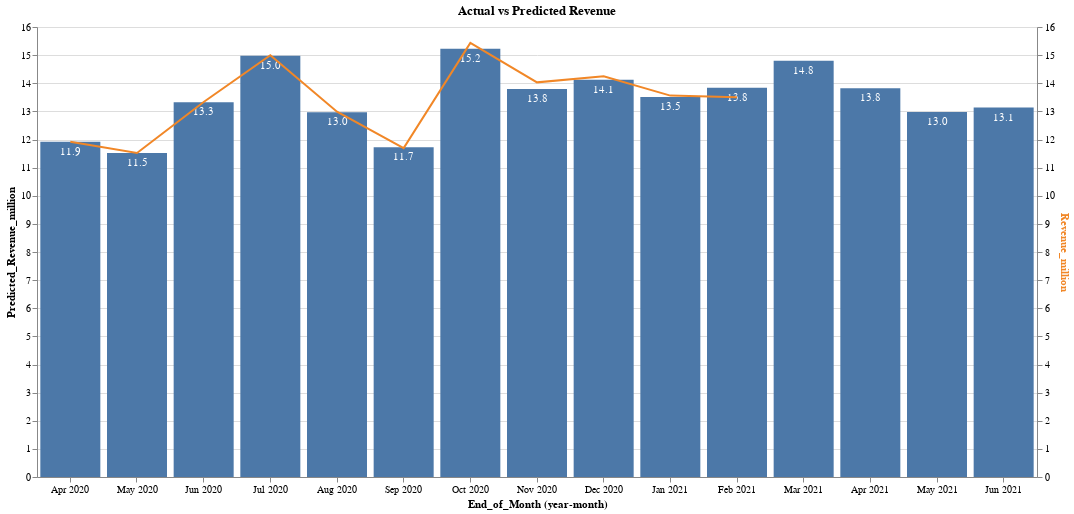

Notebook cell for this chart:
### Code cell
import altair as alt
#alt.themes.enable('fivethirtyeight') #default, latimes, ggplot2, fivethirtyeight, urbaninstitute
theme = alt.themes.enable('latimes')

source = final_merge_df.query('Relative_Snapshot_Month_Offset == 0').copy()
fontsize = 10
height = 450
width = 1000

x = 'yearmonth(End_of_Month):O'  # df['Importance'].astype(str)
y = 'Predicted_Revenue:Q'  # df['Feature'].astype(str)
y1 = 'Revenue:Q'
col = 'yearmonthdate(Snapshot_Date_Short):T' #.dt.date.astype(str) #'Snapshot_Date_Short'
title = "Actual vs Predicted Revenue"
ytransform ='datum.Predicted_Revenue / 1000000'
y1transform ='datum.Revenue / 1000000'

base = alt.Chart(source).encode(
        alt.X(x)
)

bars = base.mark_bar().encode(  #color='#5276A7', #fontSize=fontsize
    y='Predicted_Revenue_million:Q',
    tooltip=[alt.Tooltip(y, format=',.0f'),
             alt.Tooltip('End_of_Month', format='%b %Y')]
).transform_calculate(
  Predicted_Revenue_million=ytransform
)

line = base.mark_line(color='#F18727').encode(
    alt.Y('Revenue_million:Q', axis=alt.Axis(titleColor='#F18727')),
    tooltip=[alt.Tooltip(y1, format=',.0f'),
             alt.Tooltip('End_of_Month', format='%b %Y')]
).transform_calculate(
  Revenue_million=y1transform
).transform_filter(
  'datum.Relative_Offset < 0'
)
#'''
bars_text = bars.mark_text(
    align='center',
    baseline='bottom',
    #fontSize=fontsize,
    #dx=18,
    dy=15,  
    color='white'
).encode(
    text=alt.Text('Predicted_Revenue_million:Q', format=',.1f')
).transform_calculate(
  Predicted_Revenue_million=ytransform
)
#'''
alt_layers = alt.layer(bars + bars_text, line).resolve_scale(y='independent').properties(height=height, width=width, title=title)
alt_layers

### Figure 1 — Vega-Lite specification as saved in the notebook (floating-point values rounded to 4 significant figures)
{"usermeta": {"embedOptions": {"theme": "latimes"}}, "config": {"view": {"continuousWidth": 400, "continuousHeight": 300}}, "layer": [{"layer": [{"mark": "bar", "encoding": {"tooltip": [{"type": "quantitative", "field": "Predicted_Revenue", "format": ",.0f"}, {"type": "temporal", "field": "End_of_Month", "format": "%b %Y"}], "x": {"type": "ordinal", "field": "End_of_Month", "timeUnit": "yearmonth"}, "y": {"type": "quantitative", "field": "Predicted_Revenue_million"}}, "transform": [{"calculate": "datum.Predicted_Revenue / 1000000", "as": "Predicted_Revenue_million"}]}, {"mark": {"type": "text", "align": "center", "baseline": "bottom", "color": "white", "dy": 15}, "encoding": {"text": {"type": "quantitative", "field": "Predicted_Revenue_million", "format": ",.1f"}, "tooltip": [{"type": "quantitative", "field": "Predicted_Revenue", "format": ",.0f"}, {"type": "temporal", "field": "End_of_Month", "format": "%b %Y"}], "x": {"type": "ordinal", "field": "End_of_Month", "timeUnit": "yearmonth"}, "y": {"type": "quantitative", "field": "Predicted_Revenue_million"}}, "transform": [{"calculate": "datum.Predicted_Revenue / 1000000", "as": "Predicted_Revenue_million"}, {"calculate": "datum.Predicted_Revenue / 1000000", "as": "Predicted_Revenue_million"}]}]}, {"mark": {"type": "line", "color": "#F18727"}, "encoding": {"tooltip": [{"type": "quantitative", "field": "Revenue", "format": ",.0f"}, {"type": "temporal", "field": "End_of_Month", "format": "%b %Y"}], "x": {"type": "ordinal", "field": "End_of_Month", "timeUnit": "yearmonth"}, "y": {"type": "quantitative", "axis": {"titleColor": "#F18727"}, "field": "Revenue_million"}}, "transform": [{"calculate": "datum.Revenue / 1000000", "as": "Revenue_million"}, {"filter": "datum.Relative_Offset < 0"}]}], "data": {"name": "data-311268427d0edd2da336dc48fffce889"}, "height": 450, "resolve": {"scale": {"y": "independent"}}, "title": "Actual vs Predicted Revenue", "width": 1000, "$schema": "https://vega.github.io/schema/vega-lite/v4.8.1.json", "datasets": {"data-311268427d0edd2da336dc48fffce889": [{"Snapshot_Date_Short": "2021-03-31T00:00:00", "Relative_Offset": -11, "Predicted_Revenue": 11920000.0, "Relative_Snapshot_Month_Offset": 0, "End_of_Month": "2020-04-30T00:00:00", "Relative_Month_Offset": -11, "Pipeline": 11920000.0, "Pipeline_3M_Forward_Avg": 12260000.0, "Pipeline_3M_Rolling_Avg": 14180000.0, "Pipeline_6M_Forward_Avg": 12740000.0, "Pipeline_6M_Rolling_Avg": 14950000.0, "Current_Opp._Period_Value": 37950000.0, "Conversions": 10340000.0, "Pipeline_Trend": 35240000.0, "Pipeline_Trend_Monthly_Avg": 11750000.0, "Billable_Headcount": 588.6, "sp500": 2912.0, "Revenue": 11920000.0, "Revenue_Forecast": 11920000.0, "Predicted_Revenue_Variance": 7.451e-09, "Predicted_Revenue_Variance_Percent": 0.0, "Run_ID": "AutoML_4086e3de-492d-4e09-9b7d-57048dc6cf4e", "Forecast_Date": "2021-03-12T00:00:00"}, {"Snapshot_Date_Short": "2021-03-31T00:00:00", "Relative_Offset": -10, "Predicted_Revenue": 11520000.0, "Relative_Snapshot_Month_Offset": 0, "End_of_Month": "2020-05-31T00:00:00", "Relative_Month_Offset": -10, "Pipeline": 11520000.0, "Pipeline_3M_Forward_Avg": 13280000.0, "Pipeline_3M_Rolling_Avg": 13170000.0, "Pipeline_6M_Forward_Avg": 13330000.0, "Pipeline_6M_Rolling_Avg": 14200000.0, "Current_Opp._Period_Value": 41960000.0, "Conversions": 9394000.0, "Pipeline_Trend": 38630000.0, "Pipeline_Trend_Monthly_Avg": 12880000.0, "Billable_Headcount": 586.1, "sp500": 3044.0, "Revenue": 11520000.0, "Revenue_Forecast": 11520000.0, "Predicted_Revenue_Variance": 5.588e-09, "Predicted_Revenue_Variance_Percent": 0.0, "Run_ID": "AutoML_4086e3de-492d-4e09-9b7d-57048dc6cf4e", "Forecast_Date": "2021-03-12T00:00:00"}, {"Snapshot_Date_Short": "2021-03-31T00:00:00", "Relative_Offset": -9, "Predicted_Revenue": 13330000.0, "Relative_Snapshot_Month_Offset": 0, "End_of_Month": "2020-06-30T00:00:00", "Relative_Month_Offset": -9, "Pipeline": 13330000.0, "Pipeline_3M_Forward_Avg": 13770000.0, "Pipeline_3M_Rolling_Avg": 12260000.0, "Pipeline_6M_Forward_Avg": 13750000.0, "Pipeline_6M_Rolling_Avg": 13930000.0, "Current_Opp._Period_Value": 30370000.0, "Conversions": 11690000.0, "Pipeline_Trend": 39370000.0, "Pipeline_Trend_Monthly_Avg": 13120000.0, "Billable_Headcount": 591.9, "sp500": 3100.0, "Revenue": 13330000.0, "Revenue_Forecast": 13330000.0, "Predicted_Revenue_Variance": 5206.0, "Predicted_Revenue_Variance_Percent": 0.0391, "Run_ID": "AutoML_4086e3de-492d-4e09-9b7d-57048dc6cf4e", "Forecast_Date": "2021-03-12T00:00:00"}, {"Snapshot_Date_Short": "2021-03-31T00:00:00", "Relative_Offset": -8, "Predicted_Revenue": 14980000.0, "Relative_Snapshot_Month_Offset": 0, "End_of_Month": "2020-07-31T00:00:00", "Relative_Month_Offset": -8, "Pipeline": 15000000.0, "Pipeline_3M_Forward_Avg": 13230000.0, "Pipeline_3M_Rolling_Avg": 13280000.0, "Pipeline_6M_Forward_Avg": 13900000.0, "Pipeline_6M_Rolling_Avg": 13730000.0, "Current_Opp._Period_Value": 24660000.0, "Conversions": 12050000.0, "Pipeline_Trend": 38170000.0, "Pipeline_Trend_Monthly_Avg": 12720000.0, "Billable_Headcount": 583.0, "sp500": 3271.0, "Revenue": 15000000.0, "Revenue_Forecast": 14980000.0, "Predicted_Revenue_Variance": 19950.0, "Predicted_Revenue_Variance_Percent": 0.1332, "Run_ID": "AutoML_4086e3de-492d-4e09-9b7d-57048dc6cf4e", "Forecast_Date": "2021-03-12T00:00:00"}, {"Snapshot_Date_Short": "2021-03-31T00:00:00", "Relative_Offset": -7, "Predicted_Revenue": 12970000.0, "Relative_Snapshot_Month_Offset": 0, "End_of_Month": "2020-08-31T00:00:00", "Relative_Month_Offset": -7, "Pipeline": 12990000.0, "Pipeline_3M_Forward_Avg": 13370000.0, "Pipeline_3M_Rolling_Avg": 13770000.0, "Pipeline_6M_Forward_Avg": 13660000.0, "Pipeline_6M_Rolling_Avg": 13470000.0, "Current_Opp._Period_Value": 40820000.0, "Conversions": 10600000.0, "Pipeline_Trend": 34050000.0, "Pipeline_Trend_Monthly_Avg": 11350000.0, "Billable_Headcount": 579.0, "sp500": 3500.0, "Revenue": 12990000.0, "Revenue_Forecast": 12970000.0, "Predicted_Revenue_Variance": 17740.0, "Predicted_Revenue_Variance_Percent": 0.1368, "Run_ID": "AutoML_4086e3de-492d-4e09-9b7d-57048dc6cf4e", "Forecast_Date": "2021-03-12T00:00:00"}, {"Snapshot_Date_Short": "2021-03-31T00:00:00", "Relative_Offset": -6, "Predicted_Revenue": 11730000.0, "Relative_Snapshot_Month_Offset": 0, "End_of_Month": "2020-09-30T00:00:00", "Relative_Month_Offset": -6, "Pipeline": 11700000.0, "Pipeline_3M_Forward_Avg": 13720000.0, "Pipeline_3M_Rolling_Avg": 13230000.0, "Pipeline_6M_Forward_Avg": 13750000.0, "Pipeline_6M_Rolling_Avg": 12740000.0, "Current_Opp._Period_Value": 30470000.0, "Conversions": 10440000.0, "Pipeline_Trend": 32000000.0, "Pipeline_Trend_Monthly_Avg": 10670000.0, "Billable_Headcount": 587.0, "sp500": 3363.0, "Revenue": 11700000.0, "Revenue_Forecast": 11730000.0, "Predicted_Revenue_Variance": -30590.0, "Predicted_Revenue_Variance_Percent": -0.2609, "Run_ID": "AutoML_4086e3de-492d-4e09-9b7d-57048dc6cf4e", "Forecast_Date": "2021-03-12T00:00:00"}, {"Snapshot_Date_Short": "2021-03-31T00:00:00", "Relative_Offset": -5, "Predicted_Revenue": 15230000.0, "Relative_Snapshot_Month_Offset": 0, "End_of_Month": "2020-10-31T00:00:00", "Relative_Month_Offset": -5, "Pipeline": 15430000.0, "Pipeline_3M_Forward_Avg": 14570000.0, "Pipeline_3M_Rolling_Avg": 13370000.0, "Pipeline_6M_Forward_Avg": 14490000.0, "Pipeline_6M_Rolling_Avg": 13330000.0, "Current_Opp._Period_Value": 49980000.0, "Conversions": 14540000.0, "Pipeline_Trend": 35020000.0, "Pipeline_Trend_Monthly_Avg": 11670000.0, "Billable_Headcount": 582.5, "sp500": 3270.0, "Revenue": 15430000.0, "Revenue_Forecast": 15230000.0, "Predicted_Revenue_Variance": 203100.0, "Predicted_Revenue_Variance_Percent": 1.334, "Run_ID": "AutoML_4086e3de-492d-4e09-9b7d-57048dc6cf4e", "Forecast_Date": "2021-03-12T00:00:00"}, {"Snapshot_Date_Short": "2021-03-31T00:00:00", "Relative_Offset": -4, "Predicted_Revenue": 13790000.0, "Relative_Snapshot_Month_Offset": 0, "End_of_Month": "2020-11-30T00:00:00", "Relative_Month_Offset": -4, "Pipeline": 14030000.0, "Pipeline_3M_Forward_Avg": 13950000.0, "Pipeline_3M_Rolling_Avg": 13720000.0, "Pipeline_6M_Forward_Avg": 14680000.0, "Pipeline_6M_Rolling_Avg": 13750000.0, "Current_Opp._Period_Value": 34820000.0, "Conversions": 9928000.0, "Pipeline_Trend": 35740000.0, "Pipeline_Trend_Monthly_Avg": 11910000.0, "Billable_Headcount": 579.5, "sp500": 3622.0, "Revenue": 14030000.0, "Revenue_Forecast": 13790000.0, "Predicted_Revenue_Variance": 239700.0, "Predicted_Revenue_Variance_Percent": 1.738, "Run_ID": "AutoML_4086e3de-492d-4e09-9b7d-57048dc6cf4e", "Forecast_Date": "2021-03-12T00:00:00"}, {"Snapshot_Date_Short": "2021-03-31T00:00:00", "Relative_Offset": -3, "Predicted_Revenue": 14120000.0, "Relative_Snapshot_Month_Offset": 0, "End_of_Month": "2020-12-31T00:00:00", "Relative_Month_Offset": -3, "Pipeline": 14250000.0, "Pipeline_3M_Forward_Avg": 13770000.0, "Pipeline_3M_Rolling_Avg": 14570000.0, "Pipeline_6M_Forward_Avg": 14570000.0, "Pipeline_6M_Rolling_Avg": 13900000.0, "Current_Opp._Period_Value": 28450000.0, "Conversions": 17930000.0, "Pipeline_Trend": 38570000.0, "Pipeline_Trend_Monthly_Avg": 12860000.0, "Billable_Headcount": 534.0, "sp500": 3756.0, "Revenue": 14250000.0, "Revenue_Forecast": 14120000.0, "Predicted_Revenue_Variance": 125900.0, "Predicted_Revenue_Variance_Percent": 0.8916, "Run_ID": "AutoML_4086e3de-492d-4e09-9b7d-57048dc6cf4e", "Forecast_Date": "2021-03-12T00:00:00"}, {"Snapshot_Date_Short": "2021-03-31T00:00:00", "Relative_Offset": -2, "Predicted_Revenue": 13510000.0, "Relative_Snapshot_Month_Offset": 0, "End_of_Month": "2021-01-31T00:00:00", "Relative_Month_Offset": -2, "Pipeline": 13560000.0, "Pipeline_3M_Forward_Avg": 14410000.0, "Pipeline_3M_Rolling_Avg": 13950000.0, "Pipeline_6M_Forward_Avg": 13850000.0, "Pipeline_6M_Rolling_Avg": 13660000.0, "Current_Opp._Period_Value": 30810000.0, "Conversions": 14450000.0, "Pipeline_Trend": 0.0, "Pipeline_Trend_Monthly_Avg": 0.0, "Billable_Headcount": 534.1, "sp500": 3714.0, "Revenue": 13560000.0, "Revenue_Forecast": 13510000.0, "Predicted_Revenue_Variance": 47900.0, "Predicted_Revenue_Variance_Percent": 0.3545, "Run_ID": "AutoML_4086e3de-492d-4e09-9b7d-57048dc6cf4e", "Forecast_Date": "2021-03-12T00:00:00"}, {"Snapshot_Date_Short": "2021-03-31T00:00:00", "Relative_Offset": -1, "Predicted_Revenue": 13840000.0, "Relative_Snapshot_Month_Offset": 0, "End_of_Month": "2021-02-28T00:00:00", "Relative_Month_Offset": -1, "Pipeline": 13510000.0, "Pipeline_3M_Forward_Avg": 15420000.0, "Pipeline_3M_Rolling_Avg": 13770000.0, "Pipeline_6M_Forward_Avg": 12560000.0, "Pipeline_6M_Rolling_Avg": 13750000.0, "Current_Opp._Period_Value": 24100000.0, "Conversions": 9284000.0, "Pipeline_Trend": 38130000.0, "Pipeline_Trend_Monthly_Avg": 12710000.0, "Billable_Headcount": 523.1, "sp500": 3811.0, "Revenue": 13510000.0, "Revenue_Forecast": 13840000.0, "Predicted_Revenue_Variance": -330600.0, "Predicted_Revenue_Variance_Percent": -2.389, "Run_ID": "AutoML_4086e3de-492d-4e09-9b7d-57048dc6cf4e", "Forecast_Date": "2021-03-12T00:00:00"}, {"Snapshot_Date_Short": "2021-03-31T00:00:00", "Relative_Offset": 0, "Predicted_Revenue": 14800000.0, "Relative_Snapshot_Month_Offset": 0, "End_of_Month": "2021-03-31T00:00:00", "Relative_Month_Offset": 0, "Pipeline": 16160000.0, "Pipeline_3M_Forward_Avg": 15360000.0, "Pipeline_3M_Rolling_Avg": 14410000.0, "Pipeline_6M_Forward_Avg": 10990000.0, "Pipeline_6M_Rolling_Avg": 14490000.0, "Current_Opp._Period_Value": 15550000.0, "Conversions": 4773000.0, "Pipeline_Trend": 41340000.0, "Pipeline_Trend_Monthly_Avg": 13780000.0, "Billable_Headcount": 519.6, "sp500": 3939.0, "Revenue": 1079000.0, "Revenue_Forecast": 14800000.0, "Predicted_Revenue_Variance": null, "Predicted_Revenue_Variance_Percent": null, "Run_ID": "AutoML_4086e3de-492d-4e09-9b7d-57048dc6cf4e", "Forecast_Date": "2021-03-12T00:00:00"}, {"Snapshot_Date_Short": "2021-03-31T00:00:00", "Relative_Offset": 1, "Predicted_Revenue": 13820000.0, "Relative_Snapshot_Month_Offset": 0, "End_of_Month": "2021-04-30T00:00:00", "Relative_Month_Offset": 1, "Pipeline": 16600000.0, "Pipeline_3M_Forward_Avg": 13290000.0, "Pipeline_3M_Rolling_Avg": 15420000.0, "Pipeline_6M_Forward_Avg": 8832000.0, "Pipeline_6M_Rolling_Avg": 14680000.0, "Current_Opp._Period_Value": 0.0, "Conversions": 0.0, "Pipeline_Trend": 0.0, "Pipeline_Trend_Monthly_Avg": 0.0, "Billable_Headcount": 513.6, "sp500": 0.0, "Revenue": 1111000.0, "Revenue_Forecast": 13820000.0, "Predicted_Revenue_Variance": null, "Predicted_Revenue_Variance_Percent": null, "Run_ID": "AutoML_4086e3de-492d-4e09-9b7d-57048dc6cf4e", "Forecast_Date": "2021-03-12T00:00:00"}, {"Snapshot_Date_Short": "2021-03-31T00:00:00", "Relative_Offset": 2, "Predicted_Revenue": 12980000.0, "Relative_Snapshot_Month_Offset": 0, "End_of_Month": "2021-05-31T00:00:00", "Relative_Month_Offset": 2, "Pipeline": 13330000.0, "Pipeline_3M_Forward_Avg": 9696000.0, "Pipeline_3M_Rolling_Avg": 15360000.0, "Pipeline_6M_Forward_Avg": 6473000.0, "Pipeline_6M_Rolling_Avg": 14570000.0, "Current_Opp._Period_Value": 0.0, "Conversions": 0.0, "Pipeline_Trend": 0.0, "Pipeline_Trend_Monthly_Avg": 0.0, "Billable_Headcount": 512.6, "sp500": 0.0, "Revenue": 1086000.0, "Revenue_Forecast": 12980000.0, "Predicted_Revenue_Variance": null, "Predicted_Revenue_Variance_Percent": null, "Run_ID": "AutoML_4086e3de-492d-4e09-9b7d-57048dc6cf4e", "Forecast_Date": "2021-03-12T00:00:00"}, {"Snapshot_Date_Short": "2021-03-31T00:00:00", "Relative_Offset": 3, "Predicted_Revenue": 13140000.0, "Relative_Snapshot_Month_Offset": 0, "End_of_Month": "2021-06-30T00:00:00", "Relative_Month_Offset": 3, "Pipeline": 9948000.0, "Pipeline_3M_Forward_Avg": 6625000.0, "Pipeline_3M_Rolling_Avg": 13290000.0, "Pipeline_6M_Forward_Avg": 4602000.0, "Pipeline_6M_Rolling_Avg": 13850000.0, "Current_Opp._Period_Value": 0.0, "Conversions": 0.0, "Pipeline_Trend": 0.0, "Pipeline_Trend_Monthly_Avg": 0.0, "Billable_Headcount": 508.6, "sp500": 0.0, "Revenue": 98000.0, "Revenue_Forecast": 13140000.0, "Predicted_Revenue_Variance": null, "Predicted_Revenue_Variance_Percent": null, "Run_ID": "AutoML_4086e3de-492d-4e09-9b7d-57048dc6cf4e", "Forecast_Date": "2021-03-12T00:00:00"}]}}
